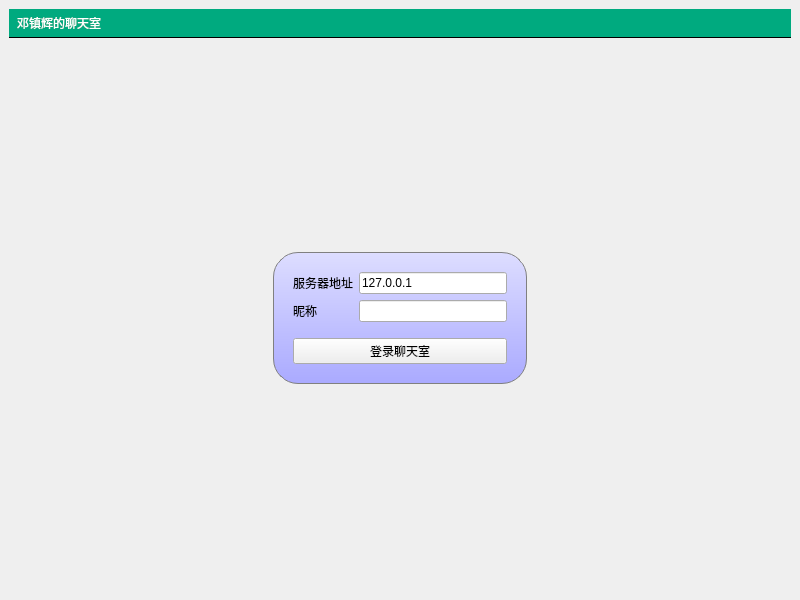
<?xml version="1.0" encoding="UTF-8"?>
<ui version="4.0">
 <class>MainWindow</class>
 <widget class="QMainWindow" name="MainWindow">
  <property name="geometry">
   <rect>
    <x>0</x>
    <y>0</y>
    <width>800</width>
    <height>600</height>
   </rect>
  </property>
  <property name="windowTitle">
   <string>聊天室客户端</string>
  </property>
  <property name="styleSheet">
   <string notr="true">#titleLabel{
background:white;
border:none;
border-bottom:1px solid black;
padding: 5px;
font:24pt&quot;黑体&quot;;
color:rgb(255,255,255);
background-color:rgba(0,170,127,255);
}

#mainFrame{
border: none;
background:white;
}

#loginFrame{
background:qlineargradient(x1:0,y1:0,x2:0,y2:1,stop:0#ddf,stop:1#aaf);
border:1px solid gray;
padding:10px;
border-radius:25px;
}</string>
  </property>
  <widget class="QWidget" name="centralwidget">
   <layout class="QGridLayout" name="gridLayout_2">
    <item row="0" column="0">
     <widget class="QLabel" name="titleLabel">
      <property name="styleSheet">
       <string notr="true">#titleLabel{
background:white;
border:none;
border-bottom:1px solid black;
padding: 5px;
font:24pt&quot;黑体&quot;;
color:rgb(255,255,255);
background-color:rgba(0,170,127,255);
}

#mainFrame{
border: none;
background:white;
}

#loginFrame{
background:qlineargradient(x1:0,y1:0,x2:0,y2:1,stop:0#ddf,stop:1#aaf);
border:1px solid gray;
padding:10px;
border-radius:25px;
}</string>
      </property>
      <property name="text">
       <string>邓镇辉的聊天室</string>
      </property>
     </widget>
    </item>
    <item row="1" column="0">
     <widget class="QStackedWidget" name="stackedWidget">
      <property name="styleSheet">
       <string notr="true">#titleLabel{
background:white;
border:none;
border-bottom:1px solid black;
padding: 5px;
font:24pt&quot;黑体&quot;;
color:rgb(255,255,255);
background-color:rgba(0,170,127,255);
}

#mainFrame{
border: none;
background:white;
}

#loginFrame{
background:qlineargradient(x1:0,y1:0,x2:0,y2:1,stop:0#ddf,stop:1#aaf);
border:1px solid gray;
padding:10px;
border-radius:25px;
}</string>
      </property>
      <property name="currentIndex">
       <number>0</number>
      </property>
      <widget class="QWidget" name="loginPage">
       <layout class="QGridLayout" name="gridLayout_3">
        <item row="0" column="1">
         <spacer name="verticalSpacer_3">
          <property name="orientation">
           <enum>Qt::Vertical</enum>
          </property>
          <property name="sizeHint" stdset="0">
           <size>
            <width>20</width>
            <height>164</height>
           </size>
          </property>
         </spacer>
        </item>
        <item row="1" column="0">
         <spacer name="horizontalSpacer">
          <property name="orientation">
           <enum>Qt::Horizontal</enum>
          </property>
          <property name="sizeHint" stdset="0">
           <size>
            <width>219</width>
            <height>20</height>
           </size>
          </property>
         </spacer>
        </item>
        <item row="1" column="1">
         <widget class="QFrame" name="loginFrame">
          <property name="frameShape">
           <enum>QFrame::StyledPanel</enum>
          </property>
          <property name="frameShadow">
           <enum>QFrame::Raised</enum>
          </property>
          <layout class="QVBoxLayout" name="verticalLayout_2">
           <item>
            <layout class="QGridLayout" name="gridLayout">
             <item row="0" column="0">
              <widget class="QLabel" name="label_2">
               <property name="text">
                <string>服务器地址</string>
               </property>
              </widget>
             </item>
             <item row="0" column="1">
              <widget class="QLineEdit" name="serverEdit">
               <property name="text">
                <string>127.0.0.1</string>
               </property>
              </widget>
             </item>
             <item row="1" column="0">
              <widget class="QLabel" name="label_3">
               <property name="text">
                <string>昵称</string>
               </property>
              </widget>
             </item>
             <item row="1" column="1">
              <widget class="QLineEdit" name="usernameEdit"/>
             </item>
            </layout>
           </item>
           <item>
            <spacer name="verticalSpacer">
             <property name="orientation">
              <enum>Qt::Vertical</enum>
             </property>
             <property name="sizeType">
              <enum>QSizePolicy::Fixed</enum>
             </property>
             <property name="sizeHint" stdset="0">
              <size>
               <width>20</width>
               <height>10</height>
              </size>
             </property>
            </spacer>
           </item>
           <item>
            <widget class="QPushButton" name="loginButton">
             <property name="text">
              <string>登录聊天室</string>
             </property>
            </widget>
           </item>
          </layout>
         </widget>
        </item>
        <item row="1" column="2">
         <spacer name="horizontalSpacer_2">
          <property name="orientation">
           <enum>Qt::Horizontal</enum>
          </property>
          <property name="sizeHint" stdset="0">
           <size>
            <width>218</width>
            <height>20</height>
           </size>
          </property>
         </spacer>
        </item>
        <item row="2" column="1">
         <spacer name="verticalSpacer_2">
          <property name="orientation">
           <enum>Qt::Vertical</enum>
          </property>
          <property name="sizeHint" stdset="0">
           <size>
            <width>20</width>
            <height>164</height>
           </size>
          </property>
         </spacer>
        </item>
       </layout>
      </widget>
      <widget class="QWidget" name="chatPage">
       <layout class="QVBoxLayout" name="verticalLayout">
        <item>
         <layout class="QHBoxLayout" name="horizontalLayout">
          <item>
           <widget class="QTextEdit" name="roomTextEdit"/>
          </item>
          <item>
           <widget class="QListWidget" name="userListWidget">
            <property name="maximumSize">
             <size>
              <width>120</width>
              <height>16777215</height>
             </size>
            </property>
           </widget>
          </item>
         </layout>
        </item>
        <item>
         <layout class="QHBoxLayout" name="horizontalLayout_2">
          <item>
           <widget class="QLineEdit" name="sayLineEdit">
            <property name="maximumSize">
             <size>
              <width>16777215</width>
              <height>16777215</height>
             </size>
            </property>
           </widget>
          </item>
          <item>
           <widget class="QPushButton" name="sayButton">
            <property name="text">
             <string>发送</string>
            </property>
           </widget>
          </item>
          <item>
           <widget class="QPushButton" name="logoutButton">
            <property name="text">
             <string>退出</string>
            </property>
           </widget>
          </item>
         </layout>
        </item>
       </layout>
      </widget>
     </widget>
    </item>
   </layout>
  </widget>
 </widget>
 <resources/>
 <connections/>
</ui>
